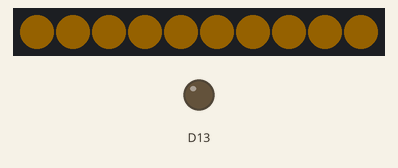
The sketch below on a simulated Adafruit Circuit Playground Express. Shown: 10 RGB LEDs in strip order, left to right, output pins drawn as LEDs (lit = HIGH). Dim RGB values are drawn brighter than linear.

Above: at 0.1 s.
At 2.1 s:
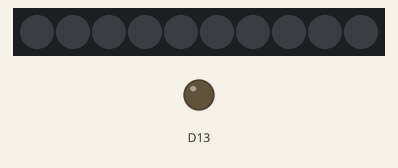

The sketch:

Belisha_Bacon_All.ino
```cpp
#include <Adafruit_CircuitPlayground.h>

void setup() {
  // put your setup code here, to run once:
  CircuitPlayground.begin();
  CircuitPlayground.clearPixels();
}

void loop() {
  // put your main code here, to run repeatedly:
  for(int i = 0; i<=9; i ++){
  CircuitPlayground.setPixelColor(i, 255, 165, 0);
  }
  delay(2000);
    for(int i = 0; i<=9; i ++){
  CircuitPlayground.setPixelColor(i, 0, 0, 0);
    }
  delay(2000);
}
```

Measured:
- what the display in image 1 shows lasts 2.0 s, from 2.0 s to 4.0 s
